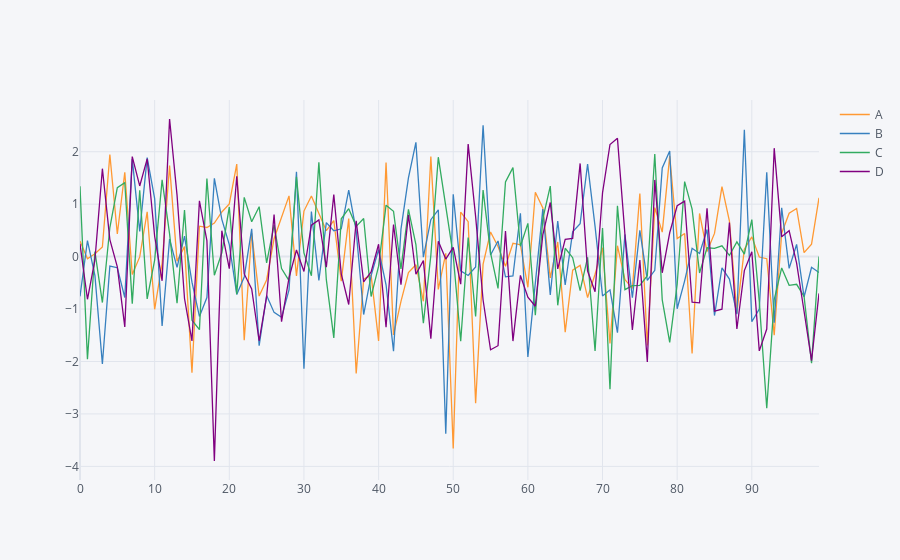

The cell this chart's notebook holds for it:
### Code cell
df.iplot()
### you can scroll on , zoom in and out
